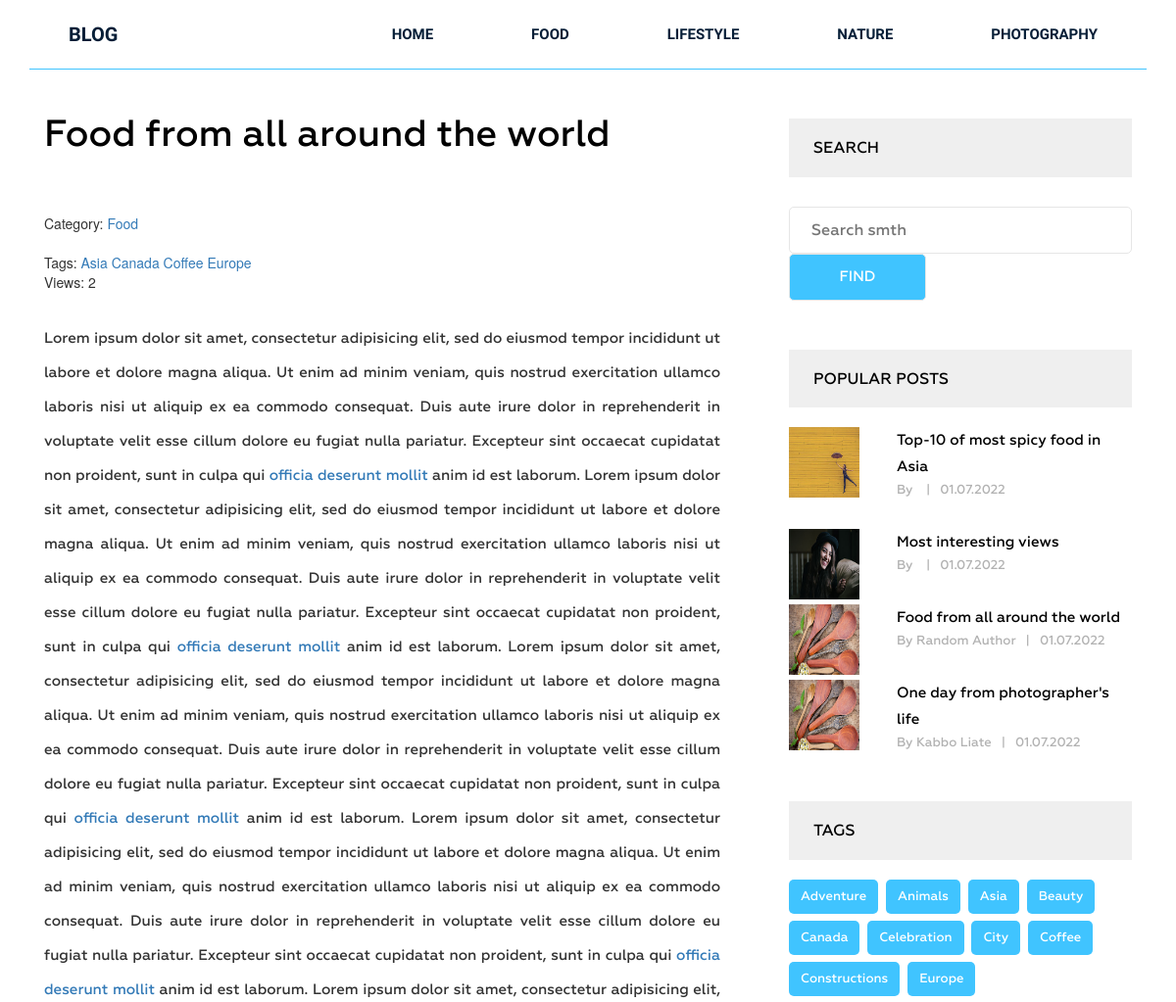
Page /post/food-from-all-around-the-world/ (upper part) on the earlier database version.
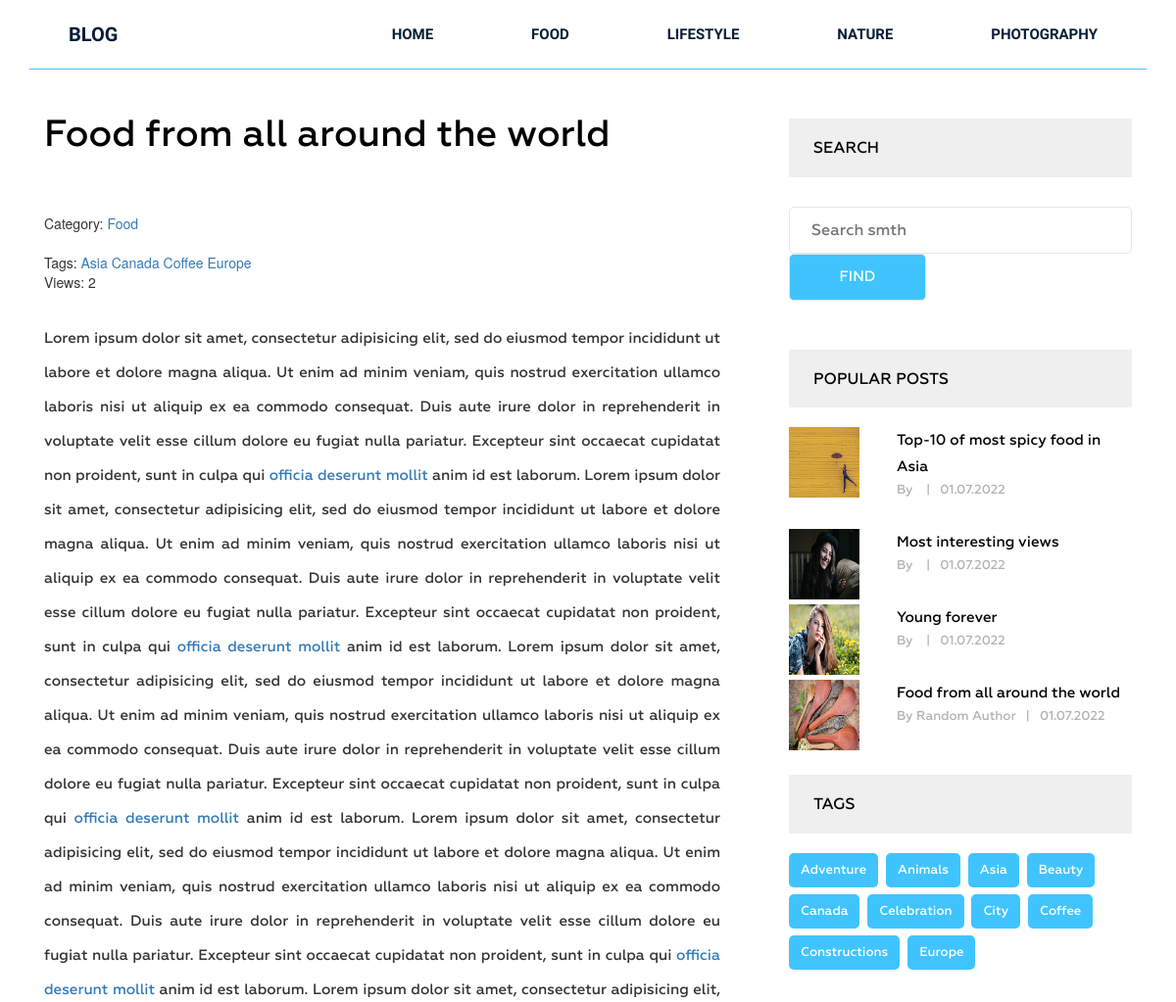
Same page on the later database version.
### blog/models.py (models this page shows, shortened)
class Category(models.Model):
    title = models.CharField(max_length=255, verbose_name='Название категории')
    slug = models.SlugField(max_length=255, verbose_name='Url', unique=True)
    def __str__(self):
        return self.title
    def get_absolute_url(self):
        return reverse('category', kwargs={"slug": self.slug})
    class Meta:
        ordering = ['title']
        verbose_name = "Категория"
        verbose_name_plural = "Категории"

class Post(models.Model):
    title = models.CharField(max_length=255, verbose_name='Заголовок')
    slug = models.SlugField(max_length=255, verbose_name='Url', unique=True)
    author = models.CharField(max_length=100, verbose_name='Автор')
    content = models.TextField(verbose_name='Текст')
    created_at = models.DateTimeField(auto_now_add=True, verbose_name='Дата создания')
    photo = models.ImageField(upload_to='photos/%Y/%m/%d/', blank=True, verbose_name='Фото')
    views = models.IntegerField(default=0, verbose_name='Просмотры')
    category = models.ForeignKey(Category, on_delete=models.PROTECT, related_name='posts', verbose_name='Категория')
    tags = models.ManyToManyField(Tag, blank=True, related_name='posts')
    def get_absolute_url(self):
        return reverse('post', kwargs={"slug": self.slug})
    class Meta:
        ordering = ['-created_at']
        verbose_name = "Запись"
        verbose_name_plural = "Записи"

class Tag(models.Model):
    title = models.CharField(max_length=50, verbose_name='Имя тега')
    slug = models.SlugField(max_length=50, verbose_name='Url', unique=True)
    def get_absolute_url(self):
        return reverse('tag', kwargs={"slug": self.slug})
    class Meta:
        ordering = ['title']
        verbose_name = "Тег"
        verbose_name_plural = "Теги"

### blog/views.py (the view)
# urls.py: path('post/<str:slug>/', GetSinglePost.as_view(), name='post'),
class GetSinglePost(DetailView):
    model = Post
    template_name = 'blog/single.html'
    context_object_name = 'post'
    def get_context_data(self, *, object_list=None, **kwargs):
        context = super().get_context_data(**kwargs)
        self.object.views = F('views') + 1
        self.object.save()
        self.object.refresh_from_db()
        return context

### blog/templatetags/menu_tag.py (called while the page is built)
@register.inclusion_tag('blog/menu_tpl.html')
def show_menu(menu_class='menu'):
    categories = Category.objects.all()
    return {"categories": categories, "menu_class": menu_class}

### blog/templatetags/sidebar.py (called while the page is built)
@register.inclusion_tag('blog/popular_posts_tpl.html')
def get_popular(cnt=3):
    posts = Post.objects.order_by('-views')[:cnt]
    return {"posts": posts}

@register.inclusion_tag('blog/tags_cloud_tpl.html')
def get_tags_cloud():
    tags = Tag.objects.all().order_by('title')
    return {"tags": tags}

### blog/templates/blog/single.html (shortened to what this page needs)
{% extends 'base.html' %}
{% load static %}
{% load sidebar %}
{% block content %}
<section class="single-blog-area">
    <div class="container">
        <div class="row">
            <div class="col-md-12">
                <div class="border-top">
                    <div class="col-md-8">
                        <div class="blog-area">
                            <div class="blog-area-part">
                                <h2>{{ post.title }}</h2>
                                <div class="single-content">
                                    <div>
                                        <span>Category: <a href="{{ post.url.get_absolute_url }}">{{ post.category }}</a></span>
                                    </div>
                                    <br>
                                    {% if post.tags.exists %}
                                    <span>
                                        Tags:
                                        {% for tag in post.tags.all %}
                                            <a href="{{ tag.get_absolute_url }}">{{ tag.title }}</a>
                                        {% endfor %}
                                    </span>
                                    <br>
                                    {% endif %}
                                    <span>Views: {{ post.views }}</span>
                                    <p>{{ post.content|safe }}</p>
                                </div>
                            </div>
                        </div>
                    </div>
                    <div class="col-md-4">
                        <div class="newsletter">
                            <h2 class="sidebar-title">Search</h2>
                            <form action="{% url 'search' %}" method="get">
                                <input type="text" name="s" placeholder="Search smth">
                                <input type="submit" value="Find">
                            </form>
                        </div>
                        {% get_popular 4 %}
                        {% get_tags_cloud %}
                    </div>
                    </div>
                    </div>
                </div>
            </div>
        </section>
{% endblock %}

### templates/base.html (shortened to what this page needs)
{% load static %}
{% load cache %}
<!DOCTYPE html>
<html lang="en">
<head>
    <link rel="stylesheet" href=" {% static 'css/bootstrap.css'%}">
    <link rel="stylesheet" href=" {% static 'css/font-awesome.min.css'%}">
    <link rel="stylesheet" href=" {% static 'css/owl.carousel.min.css'%}">
    <link rel="stylesheet" href=" {% static 'css/owl.theme.default.min.css'%}">
    <link rel="stylesheet" href=" {% static 'style.css'%}">
    <link rel="stylesheet" href=" {% static 'responsive.css'%}">
</head>
<body>
    <div class="wrapper">
        {% cache 20 header %}
        {% include 'inc/_header.html' %}
        {% endcache %}
        {% block content%} {% endblock %}
    </div>
</body>
</html>

### templates/inc/_header.html
{% load menu_tag %}
<header class="header">
    <div class="container">
        <div class="row">
            <div class="col-md-2">
                <div class="logo">
                    <h2><a href="{% url 'home_page' %}">Blog</a></h2>
                </div>
            </div>
            <div class="col-md-10">
                {% show_menu %}
            </div>
        </div>
    </div>
</header>

### blog/templates/blog/menu_tpl.html
<div class="{{ menu_class }}">
    <ul>
        <li><a href="{% url 'home_page' %}">Home</a></li>
        {% for item in categories %}
        <li><a href="{{ item.get_absolute_url }}"> {{ item.title }} </a></li>
        {% endfor %}
    </ul>
</div>

### blog/templates/blog/popular_posts_tpl.html
<h2 class="sidebar-title">Popular posts</h2>
<div class="grid">
    {% for post in posts %}
    <div class="portfolio-item popular" >
        {%if post.photo %}
        <img src="{{ post.photo.url }}" alt="{{ post.title }}">
        {% else %}
        <img src="https://picsum.photos/id/1060/300/201/?blur=2" alt="{{ post.title }}">
        {% endif %}
        <div class="portfolio-text">
            <h5><a href="{{ post.get_absolute_url }}">{{ post.title }}</a></h5>
            <p>By {{ post.author }}<span>|</span>{{ post.created_at|date:"d.m.Y" }}</p>
        </div>
    </div>
    {% endfor %}
</div>

### blog/templates/blog/tags_cloud_tpl.html
<div class="tags">
    <h2 class="sidebar-title">Tags</h2>
    {%for tag in tags%}
    <p><a href="{{ tag.get_absolute_url }}">{{ tag.title }}</a></p>
    {% endfor %}
</div>

### templates/inc/_footer.html (shortened to what this page needs)
{% load menu_tag %}

### siteblog/static/style.css (style rules this page uses)
.wrapper header.header .logo h2 { margin: 0 0 0 40px; padding: 0; }
.wrapper header.header .logo h2 a { color: #061e37; font-family: "Raleway", sans-serif; font-size: 20px; font-weight: 700; text-decoration: none; line-height: 70px; padding: 22px 0; text-transform: uppercase; }
.wrapper header.header .menu { margin: 0 }
.wrapper header.header .menu ul { float: right; margin: 0; padding: 0; margin-right: 4px; }
.wrapper header.header .menu ul li { display: inline-block; list-style: outside none none; margin: 0 -4px 0 0; }
.wrapper header.header .menu ul li a { color: rgb(6, 30, 55); font-family: "Raleway", sans-serif; font-size: 15px; font-weight: 600; line-height: 70px; padding: 26px 50px; text-decoration: none; text-transform: uppercase; }
.single-blog-area { margin-bottom: 100px; }
.single-blog-area .border-top { border-top: 1px solid #40c4ff; }
.single-blog-area h2 { color: #010101; font-family: Geometria; font-size: 38px; font-weight: 500; margin-bottom: 60px; margin-top: 45px; }
.single-blog-area p { font-family: Geometria; font-size: 15px; font-weight: 500; line-height: 35px; position: relative; text-align: justify; }
.single-blog-area .blog-area-part p { margin-top: 30px; }
.single-blog-area img { width: 100% }
.single-blog-area .blog-area { margin-right: 40px; }
.single-blog-area form input { border: 1px solid #e6e6e6; margin: 0; padding: 12px 22px; border-radius: 5px; width: 100% }
.single-blog-area form input[placeholder] { color: #000; font-family: Geometria; font-size: 16px; font-weight: 500; }
.single-blog-area form { margin: 50px 0 0; position: relative; }
.grid .portfolio-item { margin-bottom: 30px; }
.grid .portfolio-item img { float: left; height: 72px; width: 72px; }
.single-blog-area .grid .portfolio-item .portfolio-text { margin-left: 110px; }
.single-blog-area .grid .portfolio-item .portfolio-text h5 { margin: 0 }
.single-blog-area .grid .portfolio-item .portfolio-text h5 a { color: #000; font-family: Geometria; font-size: 15px; font-weight: 500; line-height: 27px; text-decoration: none; }
.single-blog-area .grid .portfolio-item .portfolio-text p { font-family: Geometria; font-size: 13px; font-weight: 500; line-height: 20px; color: #b2b2b2; }
.single-blog-area .grid .portfolio-item .portfolio-text p span { margin: 0 10px; }
.single-blog-area h2.sidebar-title { background: #efefef none repeat scroll 0 0; color: #000; font-family: Geometria; font-size: 16px; font-weight: 500; margin-bottom: 20px; margin-top: 50px; padding: 21px 25px; text-transform: uppercase; }
.single-blog-area .tags p { background: #40c4ff none repeat scroll 0 0; border-radius: 5px; display: inline-block; font-family: Geometria; font-size: 13px; font-weight: 500; margin-right: 4px; padding: 0 12px; margin-bottom: 7px; }
.single-blog-area .tags p a { color: #fff; display: inline-block; text-decoration: none; }
.single-blog-area .newsletter form { margin: 30px 0 0; }
.single-blog-area .newsletter input[type="submit"] { width: 40%; background: #40c4ff; color: #fff; text-transform: uppercase; font-family: Geometria; font-size: 15px; font-weight: 500; }

Differences in the rows shown:
no longer on this page (row unchanged): Post: photo (picture), title "One day from photographer's life", author "Kabbo Liate", created_at "01.07.2022"
now on this page (row edited): Post: photo (picture), title "Young forever", created_at "01.07.2022"
